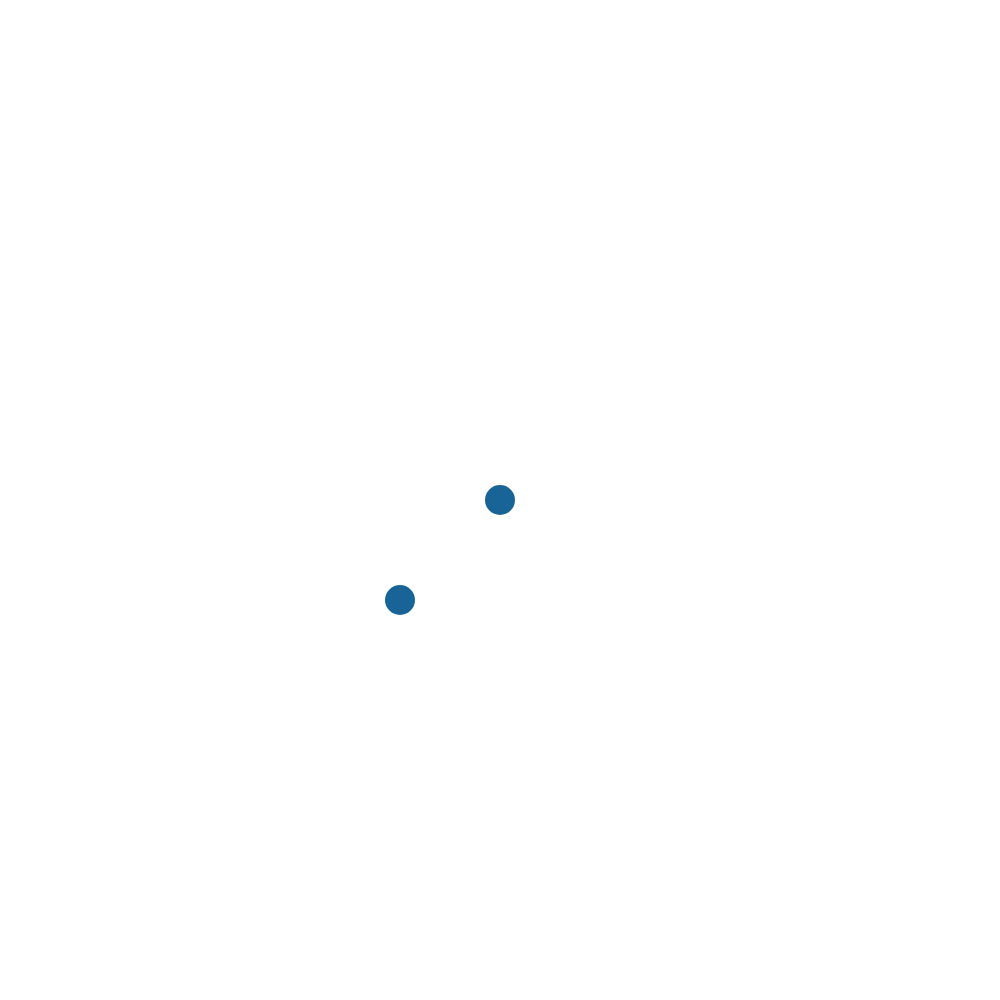
Frame 1 (no input)
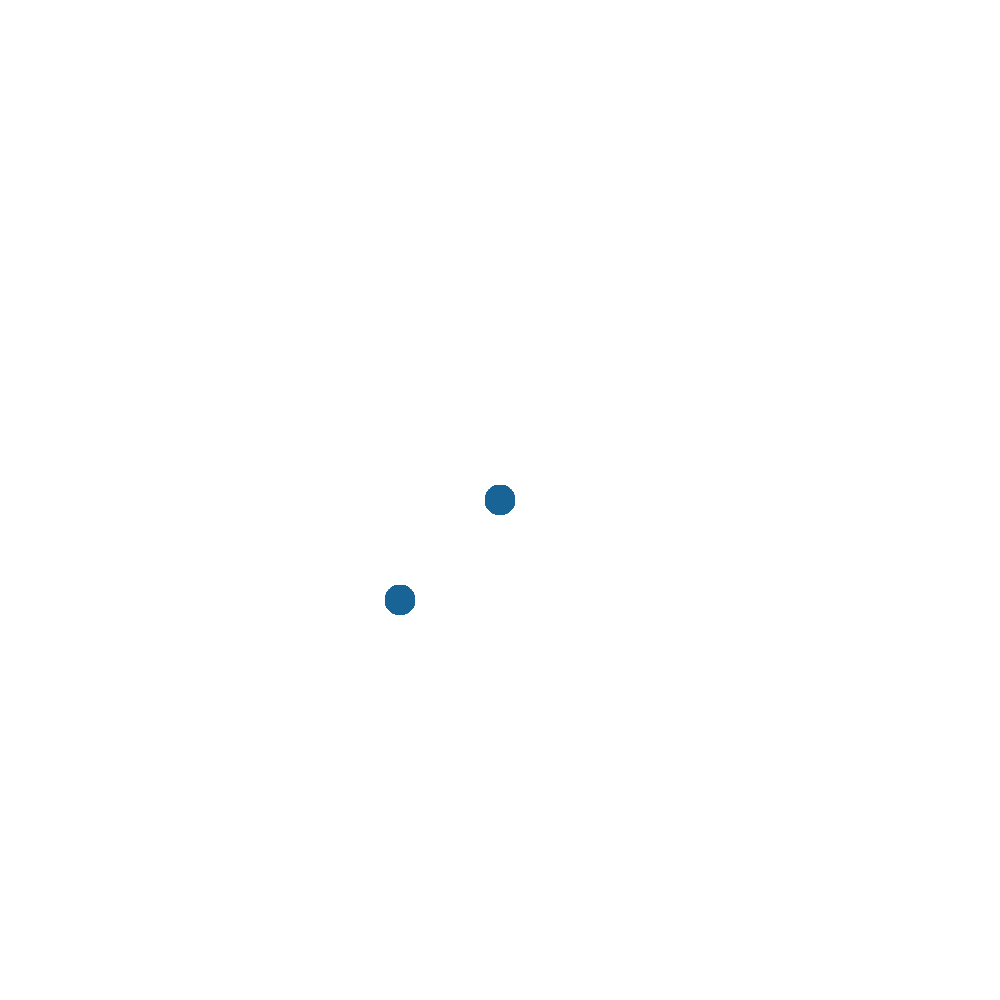
Frame 60 (no input)
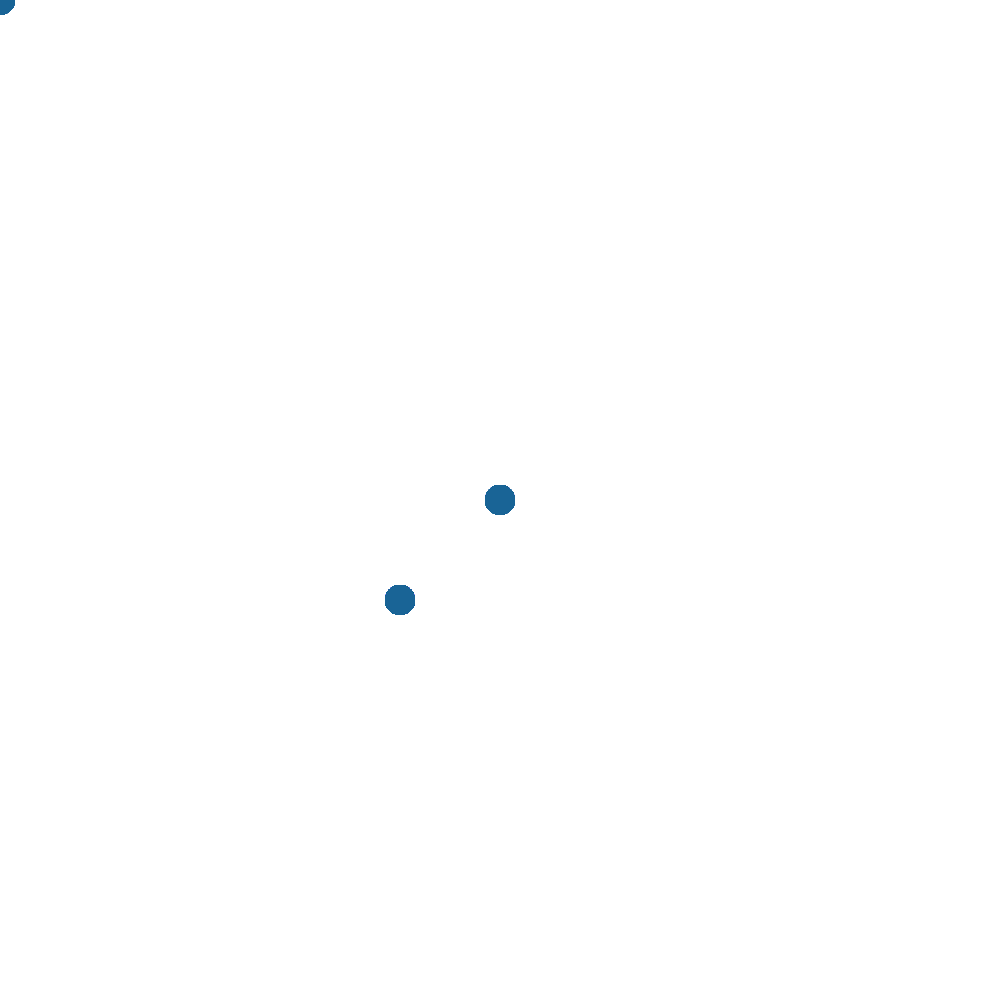
Frame 120 (the mouse pressed at the canvas centre since frame 60)

The p5.js sketch that drew these frames (run headless with seeded random() and noise() and a simulated clock; from frame 60 on, the mouse is pressed at the canvas centre):

// p5.js sketch
// ── sketch.js
var rotation = 0;

function setup() {
    createCanvas(1000, 1000);
    background(255);
}

function draw() {
    noStroke();
    fill(25, 100, 150);
    shape(PI / 2, mouseY, mouseX);
}

function shape(rotation, mouseY, mouseX) {
    push()
    translate(500,500);
    rotate(rotation);
    ellipse(100, 100, 30, 30);
    ellipse(-mouseY, mouseX, 30, 30);
    quad(100,100,200,200, 300,300, 400,400);
    pop()
}
